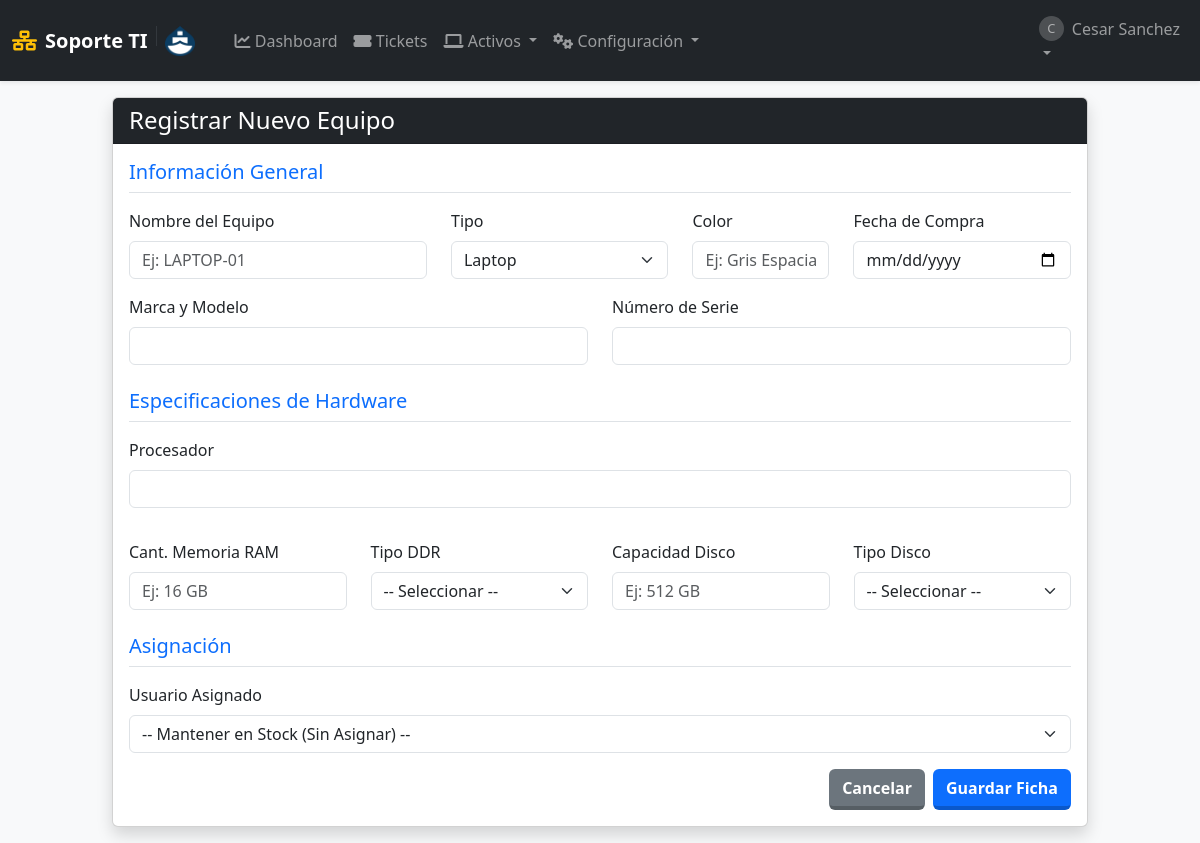
The app's page /equipos/gestion/9 (signed in), older data.
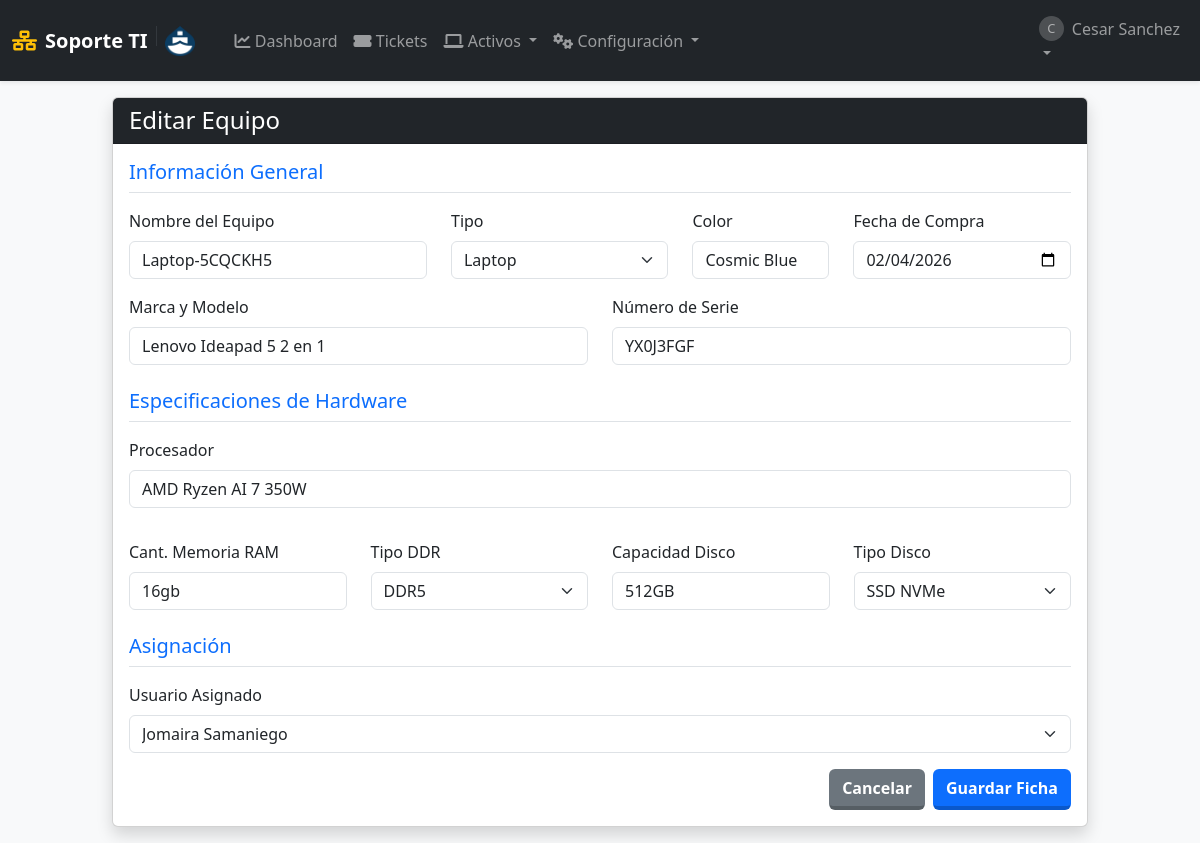
The same page, newer data.
### tables this page shows
CREATE TABLE usuarios (
            id INTEGER PRIMARY KEY AUTOINCREMENT,
            username TEXT UNIQUE NOT NULL,
            email TEXT UNIQUE,
            password_hash TEXT NOT NULL,
            role TEXT NOT NULL DEFAULT 'user' CHECK(role IN ('admin', 'user', 'tecnico')),
            departamento TEXT,
            fecha_creacion TIMESTAMP DEFAULT CURRENT_TIMESTAMP
        );

CREATE TABLE equipos (
            id INTEGER PRIMARY KEY AUTOINCREMENT,
            nombre_equipo TEXT UNIQUE NOT NULL,
            tipo TEXT,
            marca_modelo TEXT,
            numero_serie TEXT UNIQUE,
            fecha_adquisicion DATE,
            usuario_asignado_id INTEGER,
            notas TEXT, procesador TEXT, memoria_ram TEXT, tipo_ram TEXT, disco_duro TEXT, tipo_disco TEXT, fecha_compra DATE, color TEXT,
            FOREIGN KEY (usuario_asignado_id) REFERENCES usuarios (id) ON DELETE SET NULL
        );

### app.py (the view, shortened to what this page needs)
@app.route('/equipos/gestion', methods=['GET', 'POST'])
@app.route('/equipos/gestion/<int:equipo_id>', methods=['GET', 'POST'])
@admin_required
def gestion_equipo(equipo_id=None):
    db = get_db()
    equipo = db.execute("SELECT * FROM equipos WHERE id = ?", (equipo_id,)).fetchone() if equipo_id else None
    usuarios = db.execute("SELECT id, username FROM usuarios").fetchall()
    return render_template('formulario_equipo.html', equipo=equipo, usuarios=usuarios)

### app.py (called while the page is built)
def get_db():
    if 'db' not in g:
        g.db = sqlite3.connect(app.config['DB_FILE'])
        g.db.row_factory = sqlite3.Row
        g.db.execute("PRAGMA foreign_keys = ON")
    return g.db

def admin_required(f):
    @wraps(f)
    def decorated_function(*args, **kwargs):
        if session.get('role') != 'admin':
            flash('Acceso denegado.', 'danger')
            return redirect(url_for('dashboard'))
        return f(*args, **kwargs)
    return decorated_function

### templates/formulario_equipo.html (shortened to what this page needs)
{% extends "layout.html" %}
{% block content %}
<div class="row justify-content-center">
    <div class="col-md-10">
        <div class="card shadow">
            <div class="card-header bg-dark text-white">
                <h4 class="mb-0">
                    {% if equipo %}Editar Equipo{% else %}Registrar Nuevo Equipo{% endif %}
                </h4>
            </div>
            <div class="card-body">
                <form method="POST">
                    <h5 class="text-primary border-bottom pb-2 mb-3">Información General</h5>
                    <div class="row mb-3">
                        <div class="col-md-4">
                            <label class="form-label">Nombre del Equipo</label>
                            <input type="text" name="nombre_equipo" class="form-control" value="{{ equipo.nombre_equipo if equipo else '' }}" required placeholder="Ej: LAPTOP-01">
                        </div>
                        <div class="col-md-3">
                            <label class="form-label">Tipo</label>
                            <select name="tipo" class="form-select">
                                <option value="Laptop" {% if equipo and equipo.tipo == 'Laptop' %}selected{% endif %}>Laptop</option>
                            </select>
                        </div>
                        <div class="col-md-2">
                            <label class="form-label">Color</label>
                            <input type="text" name="color" class="form-control" value="{{ equipo.color if equipo else '' }}" placeholder="Ej: Gris Espacial">
                        </div>
                        <div class="col-md-3">
                            <label class="form-label">Fecha de Compra</label>
                            <input type="date" name="fecha_compra" class="form-control" value="{{ equipo.fecha_compra if equipo else '' }}">
                        </div>
                    </div>
                    <div class="row mb-3">
                        <div class="col-md-6">
                            <label class="form-label">Marca y Modelo</label>
                            <input type="text" name="marca_modelo" class="form-control" value="{{ equipo.marca_modelo if equipo else '' }}">
                        </div>
                        <div class="col-md-6">
                            <label class="form-label">Número de Serie</label>
                            <input type="text" name="numero_serie" class="form-control" value="{{ equipo.numero_serie if equipo else '' }}">
                        </div>
                    </div>
                    <h5 class="text-primary border-bottom pb-2 mb-3 mt-4">Especificaciones de Hardware</h5>
                    <div class="row mb-3">
                        <div class="col-md-12 mb-3">
                            <label class="form-label">Procesador</label>
                            <input type="text" name="procesador" class="form-control" value="{{ equipo.procesador if equipo else '' }}">
                        </div>
                    </div>
                    <div class="row mb-3">
                        <div class="col-md-3">
                            <label class="form-label">Cant. Memoria RAM</label>
                            <input type="text" name="memoria_ram" class="form-control" value="{{ equipo.memoria_ram if equipo else '' }}" placeholder="Ej: 16 GB">
                        </div>
                        <div class="col-md-3">
                            <label class="form-label">Tipo DDR</label>
                            <select name="tipo_ram" class="form-select">
                                <option value="">-- Seleccionar --</option>
                                <option value="DDR5" {% if equipo and equipo.tipo_ram == 'DDR5' %}selected{% endif %}>DDR5</option>
                            </select>
                        </div>
                        <div class="col-md-3">
                            <label class="form-label">Capacidad Disco</label>
                            <input type="text" name="disco_duro" class="form-control" value="{{ equipo.disco_duro if equipo else '' }}" placeholder="Ej: 512 GB">
                        </div>
                        <div class="col-md-3">
                            <label class="form-label">Tipo Disco</label>
                            <select name="tipo_disco" class="form-select">
                                <option value="">-- Seleccionar --</option>
                                <option value="SSD NVMe" {% if equipo and equipo.tipo_disco == 'SSD NVMe' %}selected{% endif %}>SSD NVMe</option>
                            </select>
                        </div>
                    </div>
                    <h5 class="text-primary border-bottom pb-2 mb-3 mt-4">Asignación</h5>
                    <div class="mb-3">
                        <label class="form-label">Usuario Asignado</label>
                        <select name="usuario_asignado_id" class="form-select">
                            <option value="">-- Mantener en Stock (Sin Asignar) --</option>
                            {% for usuario in usuarios %}
                            <option value="{{ usuario.id }}" {% if equipo and equipo.usuario_asignado_id == usuario.id %}selected{% endif %}>
                                {{ usuario.username }}
                            </option>
                            {% endfor %}
                        </select>
                    </div>
                    <div class="d-flex justify-content-end gap-2">
                        <a href="{{ url_for('lista_equipos') }}" class="btn btn-secondary">Cancelar</a>
                        <button type="submit" class="btn btn-primary">Guardar Ficha</button>
                    </div>
                </form>
            </div>
        </div>
    </div>
</div>
{% endblock %}

### templates/layout.html (shortened to what this page needs)
<!DOCTYPE html>
<html lang="es">
<head>
    <link href="https://cdn.jsdelivr.net/npm/bootstrap@5.3.0/dist/css/bootstrap.min.css" rel="stylesheet">
    <link rel="stylesheet" href="https://cdnjs.cloudflare.com/ajax/libs/font-awesome/6.0.0/css/all.min.css">
    <link rel="stylesheet" href="https://cdn.datatables.net/1.13.4/css/dataTables.bootstrap5.min.css">
    <link rel="stylesheet" href="https://cdn.datatables.net/responsive/2.4.1/css/responsive.bootstrap5.min.css">
    <link rel="stylesheet" href="https://cdn.datatables.net/buttons/2.3.6/css/buttons.bootstrap5.min.css">
    <link rel="stylesheet" href="{{ url_for('static', filename='css/style.css') }}">
</head>
<body class="bg-light sap-mode">
    <nav class="navbar navbar-expand-lg navbar-dark bg-dark shadow-sm z-index-1000">
        <div class="container-fluid">
            <a class="navbar-brand fw-bold d-flex align-items-center" href="{{ url_for('dashboard') }}">
                <i class="fas fa-network-wired me-2 text-warning"></i>
                Soporte TI
                <img src="{{ url_for('static', filename='img/logo.png') }}" alt="Logo Empresa" height="30" class="d-inline-block align-text-top">
            </a>
            <div class="collapse navbar-collapse" id="navbarNav">
                {% if session.get('user_id') %}
                <ul class="navbar-nav me-auto ms-3">
                    <li class="nav-item">
                        <a class="nav-link" href="{{ url_for('dashboard') }}"><i class="fas fa-chart-line"></i> Dashboard</a>
                    </li>
                    <li class="nav-item">
                        <a class="nav-link" href="{{ url_for('lista_soportes') }}"><i class="fas fa-ticket-alt"></i> Tickets</a>
                    </li>
                    {% if session.get('role') in ['admin', 'tecnico'] %}
                    <li class="nav-item dropdown">
                        <a class="nav-link dropdown-toggle" href="#" data-bs-toggle="dropdown">
                            <i class="fas fa-laptop"></i> Activos
                        </a>
                    </li>
                    {% endif %}
                    {% if session.get('role') == 'admin' %}
                    <li class="nav-item dropdown">
                        <a class="nav-link dropdown-toggle" href="#" data-bs-toggle="dropdown">
                            <i class="fas fa-cogs"></i> Configuración
                        </a>
                    </li>
                    {% endif %}
                </ul>
                <ul class="navbar-nav">
                    <li class="nav-item dropdown">
                        <a class="nav-link dropdown-toggle" href="#" data-bs-toggle="dropdown">
                            <div class="d-flex align-items-center">
                                <div class="avatar-circle-sm me-2">{{ session.get('username')[0].upper() }}</div>
                                {{ session.get('username') }}
                            </div>
                        </a>
                    </li>
                </ul>
                {% endif %}
            </div>
        </div>
    </nav>
    <main class="container-fluid py-3 main-container">
        {% block content %}{% endblock %}
    </main>
</body>
</html>

### static/css/style.css (style rules this page uses)
body.sap-mode { height: 100vh; display: flex; flex-direction: column; margin: 0; overflow: hidden; }
.main-container { flex: 1; overflow-y: auto; padding-bottom: 20px; width: 100%; }
.btn { transition: all 0.15s ease-in-out; border-bottom: 4px solid rgba(0,0,0,0.2) !important; font-weight: 600; }
.avatar-circle-sm { width: 25px; height: 25px; background-color: #ffffff33; border-radius: 50%; text-align: center; line-height: 25px; font-size: 0.8em; }
body::before { content: ""; position: fixed; top: 0; left: 0; width: 100%; height: 100%; background-image: url('../img/logo.png'); background-repeat: no-repeat; background-position: center center; background-size: 500px; opacity: 0.05; z-index: -1; pointer-events: none; }

Row changes from the older to the newer data that the page shows:
added equipos: nombre_equipo "Laptop-5CQCKH5", tipo "Laptop", color "Cosmic Blue", fecha_compra "02/04/2026", marca_modelo "Lenovo Ideapad 5 2 en 1", numero_serie "YX0J3FGF", procesador "AMD Ryzen AI 7 350W", memoria_ram "16gb", tipo_ram "DDR5", disco_duro "512GB", tipo_disco "SSD NVMe", usuario_asignado_id "Jomaira Samaniego"
Text that changed along with them:
form field tipo: "Laptop" → (not shown)
form field tipo_ram: "-- Seleccionar --" → (not shown)
form field tipo_disco: "-- Seleccionar --" → (not shown)
form field usuario_asignado_id: "-- Mantener en Stock (Sin Asignar) --" → (not shown)
text no longer shown: "Registrar Nuevo Equipo"
text now shown: "Editar Equipo"
